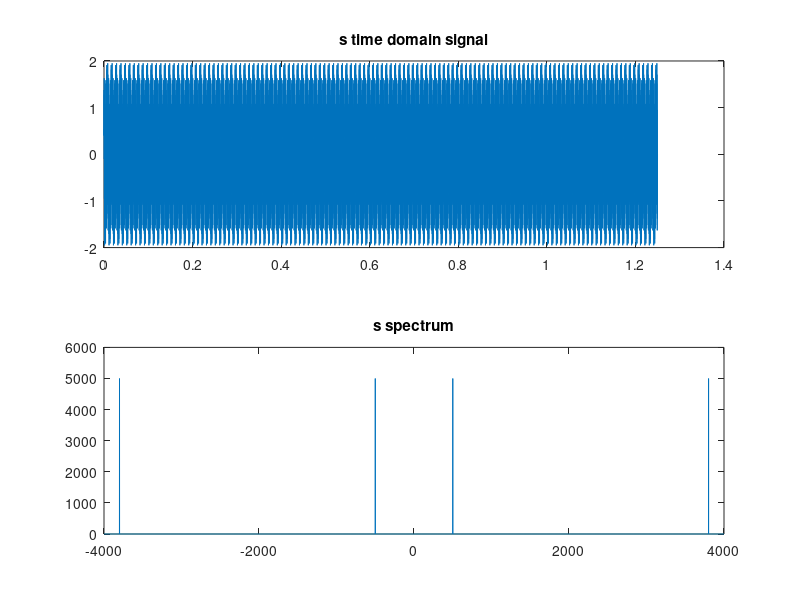
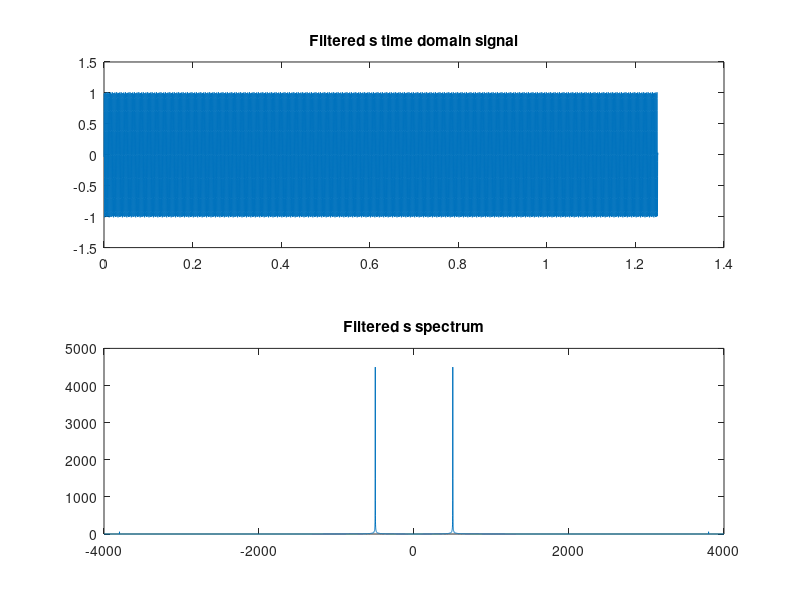
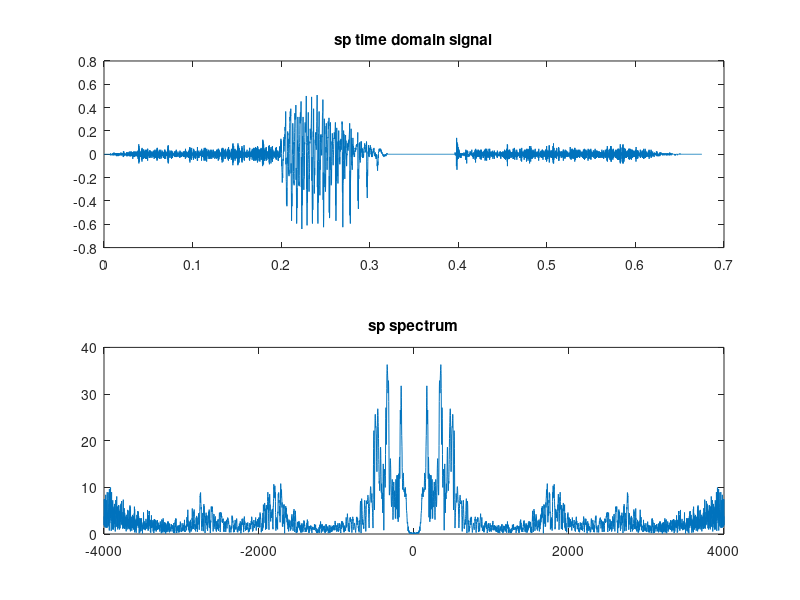
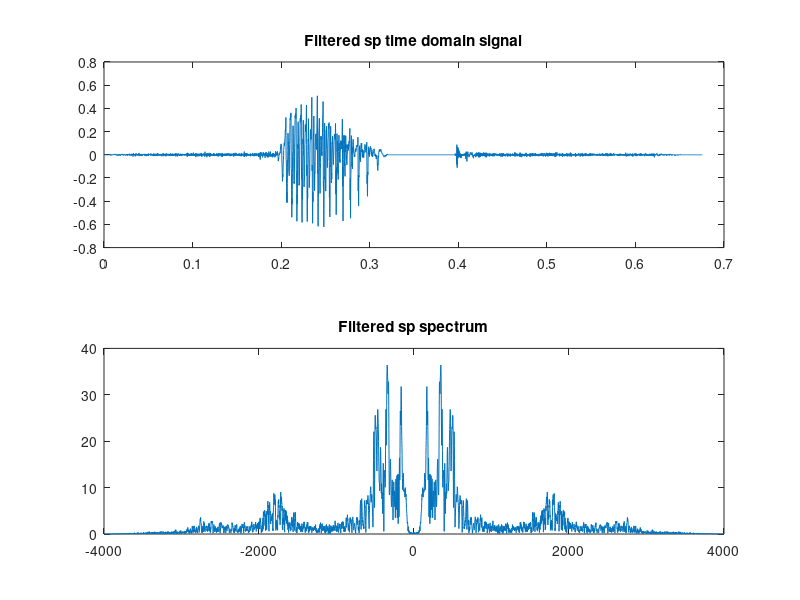

The MATLAB source for these figures, in order: (Note: this script raises an error after producing the figures.)
clear all;
load ('s.mat');
load ('speech.mat');
sp = speech';
Fs=8000;
NUM = [-0.0625 0.25 0.625 0.25 -0.0625];
DEN = [1 0 0 0 0];
H = NUM;
%% S
% axis
s_len = length(s);
t_s  = 0:1/Fs:((s_len-1)/Fs);
theta_s = linspace(-pi,pi,s_len);
freq_s = theta_s*Fs/(2*pi);
% plot
s_freq = fftshift(fft(s));
figure();
subplot(211);
plot(t_s,s);
title('s time domain signal');
subplot(212)
plot(freq_s,abs(s_freq));
title('s spectrum');
% filter
[s_filt,zf] = filter(NUM,DEN,s);
s_filt = [s_filt,zf'];
% axis
s_filt_len = length(s_filt);
t_s_filt  = 0:1/Fs:((s_filt_len-1)/Fs);
theta_s_filt = linspace(-pi,pi,s_filt_len);
freq_s_filt = theta_s_filt*Fs/(2*pi);
% plot
s_filt_freq = fftshift(fft(s_filt));
figure();
subplot(211);
plot(t_s_filt,s_filt);
title('Filtered s time domain signal');
subplot(212)
plot(freq_s_filt,abs(s_filt_freq));
title('Filtered s spectrum');

%% Speech
% axis
sp_len = length(sp);
t_sp = 0:1/Fs:((sp_len-1)/Fs);
theta_sp = linspace(-pi,pi,sp_len);
freq_sp = theta_sp*Fs/(2*pi);
% plot
sp_freq = fftshift(fft(sp));
figure();
subplot(211);
plot(t_sp,sp);
title('sp time domain signal');
subplot(212)
plot(freq_sp,abs(sp_freq));
title('sp spectrum');
% filter
[sp_filt,zf] = filter(NUM,DEN,sp);
sp_filt = [sp_filt,zf'];
% axis
sp_filt_len = length(sp_filt);
t_sp_filt  = 0:1/Fs:((sp_filt_len-1)/Fs);
theta_sp_filt = linspace(-pi,pi,sp_filt_len);
freq_sp_filt = theta_sp_filt*Fs/(2*pi);
% plot
sp_filt_freq = fftshift(fft(sp_filt));
figure();
subplot(211);
plot(t_sp_filt,sp_filt);
title('Filtered sp time domain signal');
subplot(212)
plot(freq_sp_filt,abs(sp_filt_freq));
title('Filtered sp spectrum');
H = [H,zeros(1,7)];
%% Sound
%  sound(s,Fs);
%  sound(s_filt,Fs);
%  sound(sp,Fs);
%  sound(sp_filt,Fs);
%
%%
c = 1;
time_domain_sig=[];
H_fs = fft(H);
for counter = 1:11:9900
    stft = fft(s(counter:(counter+11)));
    stft_time = H_fs.*stft;
    time_sig = ifft(stft_time);
    time_domain_sig = [time_domain_sig, time_sig];
end
figure();
subplot 211
plot(abs(fftshift(fft(time_domain_sig))));
title('STFT with no overlap method(distorted s)');
%%
%  sound(time_domain_sig,Fs);
%%

c = 1;
time_domain_sig=[];
new_sp = speech';
for counter = 1:11:5390
    stft = fft(new_sp(counter:(counter+11)));
    stft_time = H_fs.*stft;
    time_sig = ifft(stft_time);
    time_domain_sig = [time_domain_sig, time_sig];
end
subplot 212
plot(abs(fftshift(fft(time_domain_sig))));
title('STFT with no overlap method(distorted speech)');
%%
%  sound(time_domain_sig,Fs);W
%%Q3
c = 1;
time_domain_sig=[];

padded_H_fs = fft([H,zeros(1,4)]);
padded_stft = zeros(1,16);
summing_vec = zeros(1,4);
fda = load('s.mat');
for counter = 1:12:9900
    stft = fft([fda.s(counter:(counter+11)) zeros(1,4)]);
    padded_stft = stft;
    stft_time = padded_H_fs.*padded_stft;
    time_sig = ifft(stft_time);
    if counter~=1
        time_domain_sig(end-3:end) = time_sig(1:4)+time_domain_sig(end-3:end);
        time_domain_sig = [real(time_domain_sig), real(time_sig(5:end))];
    end
    if counter==1
        time_domain_sig = [real(time_domain_sig), real(time_sig)];
    end
end
figure();
subplot 211
plot(abs(fftshift(fft(time_domain_sig))));
title('STFT with no overlap method(distorted s)');
%%
%  sound(time_domain_sig,Fs);W
%%Q3
c = 1;
time_domain_sig=[];

padded_H_fs = fft([H,zeros(1,4)]);
padded_stft = zeros(1,16);
summing_vec = zeros(1,4);
fda = load('s.mat');
for counter = 1:12:9900
    stft = fft([zeros(1,4) fda.s(counter:(counter+11))]);
    padded_stft = stft;
    stft_time = padded_H_fs.*padded_stft;
    time_sig = ifft(stft_time);
    if counter~=1
        time_domain_sig(end-3:end) = time_sig(1:4)+time_domain_sig(end-3:end);
        time_domain_sig = [real(time_domain_sig), real(time_sig(5:end))];
    end
    if counter==1
        time_domain_sig = [real(time_domain_sig), real(time_sig)];
    end
end
figure();
subplot 211
plot(abs(fftshift(fft(time_domain_sig))));
title('STFT with no overlap method(distorted s)');